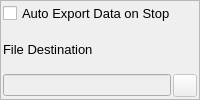
                 <widget class="QFrame" name="frame_3">
                  <property name="frameShape">
                   <enum>QFrame::StyledPanel</enum>
                  </property>
                  <property name="frameShadow">
                   <enum>QFrame::Sunken</enum>
                  </property>
                  <property name="lineWidth">
                   <number>16</number>
                  </property>
                  <property name="midLineWidth">
                   <number>6</number>
                  </property>
                  <layout class="QVBoxLayout" name="verticalLayout_4">
                   <property name="spacing">
                    <number>2</number>
                   </property>
                   <property name="leftMargin">
                    <number>2</number>
                   </property>
                   <property name="topMargin">
                    <number>2</number>
                   </property>
                   <property name="rightMargin">
                    <number>2</number>
                   </property>
                   <property name="bottomMargin">
                    <number>2</number>
                   </property>
                   <item>
                    <layout class="QGridLayout" name="gridLayout_6">
                     <property name="verticalSpacing">
                      <number>2</number>
                     </property>
                     <item row="3" column="0">
                      <widget class="QLineEdit" name="file_dest">
                       <property name="enabled">
                        <bool>false</bool>
                       </property>
                      </widget>
                     </item>
                     <item row="3" column="1">
                      <widget class="QToolButton" name="file_select">
                       <property name="enabled">
                        <bool>false</bool>
                       </property>
                       <property name="text">
                        <string/>
                       </property>
                       <property name="icon">
                        <iconset resource="resources/main.qrc">
                         <normaloff>:/main/folder.png</normaloff>:/main/folder.png</iconset>
                       </property>
                      </widget>
                     </item>
                     <item row="1" column="0">
                      <widget class="QLabel" name="label_6">
                       <property name="font">
                        <font>
                         <pointsize>10</pointsize>
                        </font>
                       </property>
                       <property name="text">
                        <string>File Destination</string>
                       </property>
                      </widget>
                     </item>
                     <item row="0" column="0" colspan="2">
                      <widget class="QCheckBox" name="auto_export">
                       <property name="font">
                        <font>
                         <pointsize>10</pointsize>
                        </font>
                       </property>
                       <property name="text">
                        <string>Auto Export Data on Stop</string>
                       </property>
                      </widget>
                     </item>
                    </layout>
                   </item>
                  </layout>
                 </widget>
